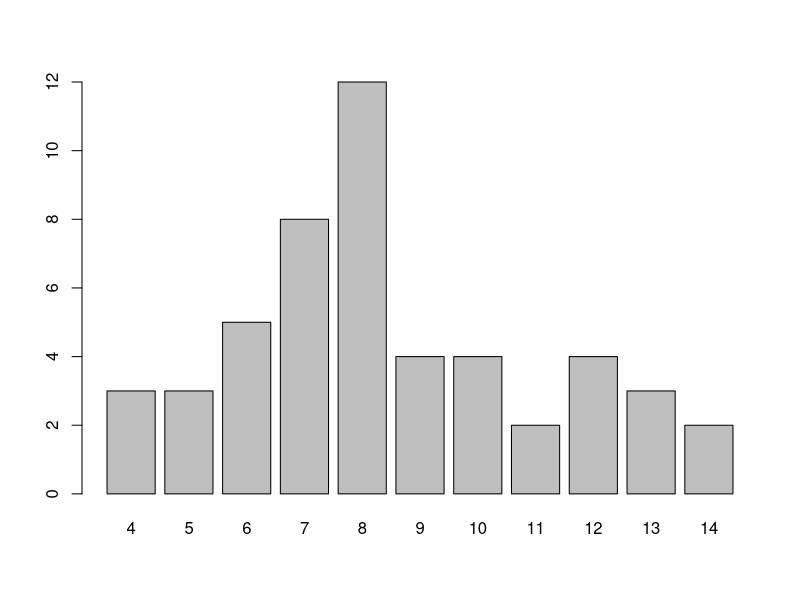

Source code (R):
## ---- chunk 1
knitr::opts_chunk$set(echo = TRUE)
library(tidyverse)
## ---- chunk 2
head(USArrests)

states <- rownames(USArrests)
head(states)
## ---- chunk 3
nchar(c("Concepts", "in", "computing", "with", "data"))
## ---- chunk 4
# your code
nchar(states)

## ---- chunk 5
# your code
#casefold(states)
#tolower(states)
toupper(states)
## ---- chunk 6
# number of charcaters
num_chars <- nchar(states)
## ---- chunk 7
# your code
char_freqs = table(num_chars)
barplot(char_freqs)

## ---- chunk 8
paste('Pumpkin', 'Pie')
## ---- chunk 9
paste('a', 'b', 'c', 'd', 'e')
## ---- chunk 10
paste('a', 'b', 'c', 'd', 'e', sep = '-')
## ---- chunk 11
paste('a', 1:5, sep = '.')
## ---- chunk 12
# paste0() -vs- paste(..., sep = "")
paste0('Pumpkin', 'Pie')
paste('Pumpkin', 'Pie', sep = '')

# paste0() is also vectorized
paste0('a', 1:5)
## ---- chunk 13
# your code
states_first_five = head(states, 5)
states_char = paste(states_first_five, num_chars[1:5], sep = " = ")
states_char
## ---- chunk 14
# your code
paste(states_first_five, collapse = '')
## ---- chunk 15
# extract first 3 characters
substr('Berkeley', start = 1, stop = 3)
## ---- chunk 16
# your code
substr(states, start = 1, stop = 3)
## ---- chunk 17
# your code
substr(states, num_chars - 2, num_chars)
## ---- chunk 18
# your code
paste0(substr(states, 1, 1), substr(states, num_chars - 2, num_chars))
## ---- chunk 19
# 4-char states
states[num_chars == 4]
## ---- chunk 20
# 10-char states
states[num_chars == 10]
## ---- chunk 21
# collapse 4-char states
paste(states[num_chars == 4], collapse = ", ")
## ---- chunk 22
# your code
states_list = vector(mode="list", length = length(char_freqs))
states_names = c()

for(i in 1:length(char_freqs)){
  states_names[i] = paste0(row.names(char_freqs)[i], "-chars")
  name = ""
  if (strtoi(row.names(char_freqs)[i]) %% 2 == 0) {
    state_name = toupper(paste(states[num_chars == row.names(char_freqs)[i]], collapse = ", "))
    
  } else {
    state_name = tolower(paste(states[num_chars == row.names(char_freqs)[i]], collapse = ", "))
  }
  states_list[i] = state_name
}

names(states_list) = states_names
states_list
## ---- chunk 23
# your code
file_with_paste = c()
for (i in 1:10) {
  file_with_paste[i] = paste("file", i,".csv",sep = "")
}
file_with_paste
## ---- chunk 24
# your code
file_with_paste0 = c()
for (i in 1:10) {
  file_with_paste0[i] = paste0("file", i,".csv")
}
file_with_paste0
## ---- chunk 25
# your code
gsub(pattern = 'file', replacement =  'dataset', x= file_with_paste)
## ---- chunk 26
to_celsius <- function(x = 1) {
  (x - 32) * (5/9)
}

to_kelvin <- function(x = 1) {
  (x + 459.67) * (5/9)
}

to_reaumur <- function(x = 1) {
  (x - 32) * (4/9)
}

to_rankine <- function(x = 1) {
  x + 459.67
}
## ---- chunk 27
# your code
temp_convert <- function(x = 1, to = "celsius") {
  switch(tolower(to),
         "celsius" = to_celsius(x),
         "kelvin" = to_kelvin(x),
         "reaumur" = to_reaumur(),
         "rankine" = to_rankine())
}

## ---- chunk 28
temp_convert(30, 'celsius')
temp_convert(30, 'Celsius')
temp_convert(30, 'CELSIUS')
